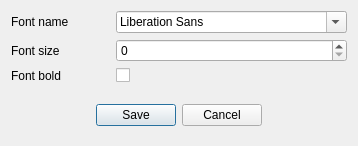
<?xml version="1.0" encoding="UTF-8"?>
<ui version="4.0">
 <class>DlgConfigGrid</class>
 <widget class="QDialog" name="DlgConfigGrid">
  <property name="geometry">
   <rect>
    <x>0</x>
    <y>0</y>
    <width>358</width>
    <height>136</height>
   </rect>
  </property>
  <property name="windowTitle">
   <string>Report options</string>
  </property>
  <layout class="QGridLayout" name="gridLayout">
   <item row="0" column="0">
    <widget class="QLabel" name="label">
     <property name="text">
      <string>Font name</string>
     </property>
    </widget>
   </item>
   <item row="2" column="0">
    <widget class="QLabel" name="label_3">
     <property name="text">
      <string>Font bold</string>
     </property>
    </widget>
   </item>
   <item row="0" column="1">
    <widget class="QFontComboBox" name="fcbFontName"/>
   </item>
   <item row="1" column="1">
    <widget class="QSpinBox" name="spFontSize"/>
   </item>
   <item row="1" column="0">
    <widget class="QLabel" name="label_2">
     <property name="text">
      <string>Font size</string>
     </property>
    </widget>
   </item>
   <item row="2" column="1">
    <widget class="QCheckBox" name="chFontBold">
     <property name="text">
      <string/>
     </property>
    </widget>
   </item>
   <item row="4" column="0" colspan="2">
    <widget class="QWidget" name="widget" native="true">
     <layout class="QHBoxLayout" name="horizontalLayout">
      <item>
       <spacer name="horizontalSpacer">
        <property name="orientation">
         <enum>Qt::Horizontal</enum>
        </property>
        <property name="sizeHint" stdset="0">
         <size>
          <width>32</width>
          <height>20</height>
         </size>
        </property>
       </spacer>
      </item>
      <item>
       <widget class="QPushButton" name="btnOK">
        <property name="text">
         <string>Save</string>
        </property>
       </widget>
      </item>
      <item>
       <widget class="QPushButton" name="btnCancel">
        <property name="text">
         <string>Cancel</string>
        </property>
       </widget>
      </item>
      <item>
       <spacer name="horizontalSpacer_2">
        <property name="orientation">
         <enum>Qt::Horizontal</enum>
        </property>
        <property name="sizeHint" stdset="0">
         <size>
          <width>32</width>
          <height>20</height>
         </size>
        </property>
       </spacer>
      </item>
     </layout>
    </widget>
   </item>
   <item row="3" column="0" colspan="2">
    <widget class="QWidget" name="wdtAdd" native="true"/>
   </item>
  </layout>
 </widget>
 <resources/>
 <connections/>
</ui>
